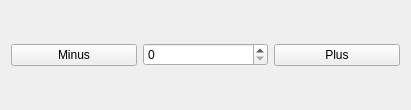
<?xml version="1.0" encoding="UTF-8"?>
<ui version="4.0">
 <class>Widget</class>
 <widget class="QWidget" name="Widget">
  <property name="geometry">
   <rect>
    <x>0</x>
    <y>0</y>
    <width>411</width>
    <height>110</height>
   </rect>
  </property>
  <property name="windowTitle">
   <string>Form</string>
  </property>
  <layout class="QHBoxLayout" name="horizontalLayout">
   <item>
    <widget class="QPushButton" name="minus_button">
     <property name="text">
      <string>Minus</string>
     </property>
     <property name="icon">
      <iconset resource="resource.qrc">
       <normaloff>:/images/minus-button_4436695.png</normaloff>:/images/minus-button_4436695.png</iconset>
     </property>
    </widget>
   </item>
   <item>
    <widget class="QSpinBox" name="spin_box"/>
   </item>
   <item>
    <widget class="QPushButton" name="plus_button">
     <property name="text">
      <string>Plus</string>
     </property>
     <property name="icon">
      <iconset resource="resource.qrc">
       <normaloff>:/images/plus_4315609.png</normaloff>:/images/plus_4315609.png</iconset>
     </property>
    </widget>
   </item>
  </layout>
 </widget>
 <resources>
  <include location="resource.qrc"/>
 </resources>
 <connections/>
</ui>
